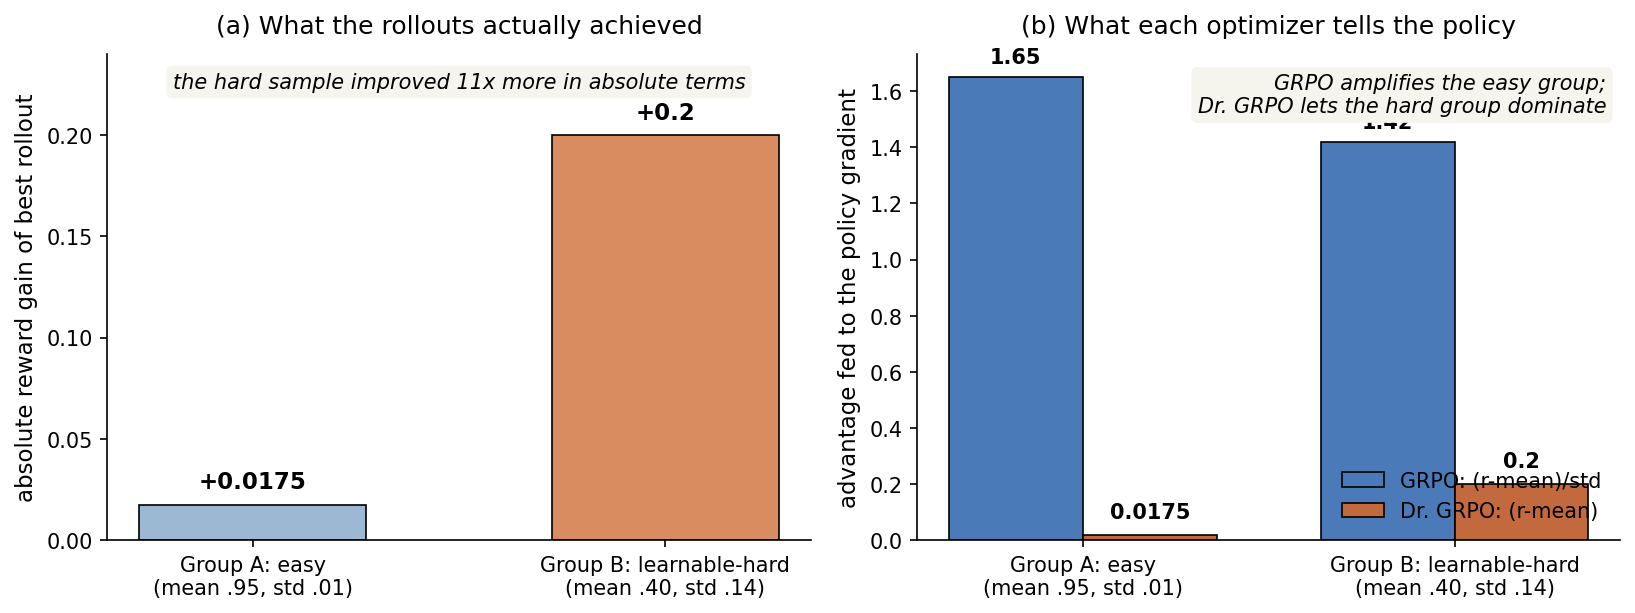

Python code for this plot:
"""Self-drawn: why the std in GRPO's advantage silently kills learning.

Two rollout groups from a weak SFT policy. Same "best rollout" logic,
different advantage under GRPO vs Dr. GRPO.

Group A (easy, e.g. straight road):   rewards ~ N(0.9525, 0.0106^2), best r = 0.97
Group B (learnable-hard, e.g. turn):  rewards ~ N(0.40, 0.141^2),   best r = 0.60

GRPO advantage  = (r - mean) / std
DrGRPO advantage = (r - mean)
"""
import matplotlib
matplotlib.use("Agg")
import matplotlib.pyplot as plt
import numpy as np

# ---- numbers (computed in docstring) ----
labels = ["Group A: easy\n(mean .95, std .01)", "Group B: learnable-hard\n(mean .40, std .14)"]
abs_gain = [0.0175, 0.20]
grpo_adv = [1.65, 1.42]
dr_adv = [0.0175, 0.20]

x = np.arange(len(labels))
w = 0.36

fig, axes = plt.subplots(1, 2, figsize=(11, 4.2))
fig.patch.set_facecolor("white")

# left: absolute gain of the best rollout (what actually happened in the world)
ax = axes[0]
b = ax.bar(x, abs_gain, width=0.55, color=["#9db8d2", "#d98c5f"], edgecolor="black", linewidth=0.8)
ax.set_xticks(x); ax.set_xticklabels(labels, fontsize=10)
ax.set_ylabel("absolute reward gain of best rollout", fontsize=11)
ax.set_title("(a) What the rollouts actually achieved", fontsize=12, pad=10)
ax.set_ylim(0, 0.24)
for i, v in enumerate(abs_gain):
    ax.text(i, v + 0.008, f"+{v}", ha="center", fontsize=11, fontweight="bold")
ax.text(0.5, 0.93, "the hard sample improved 11x more in absolute terms",
        transform=ax.transAxes, ha="center", fontsize=10, style="italic",
        bbox=dict(boxstyle="round,pad=0.3", fc="#f5f4ed", ec="none"))

# right: advantage each method assigns to that same best rollout
ax = axes[1]
ax.bar(x - w/2, grpo_adv, width=w, color="#4a7bb8", edgecolor="black", linewidth=0.8, label="GRPO: (r-mean)/std")
ax.bar(x + w/2, dr_adv, width=w, color="#c26a3d", edgecolor="black", linewidth=0.8, label="Dr. GRPO: (r-mean)")
ax.set_xticks(x); ax.set_xticklabels(labels, fontsize=10)
ax.set_ylabel("advantage fed to the policy gradient", fontsize=11)
ax.set_title("(b) What each optimizer tells the policy", fontsize=12, pad=10)
ax.legend(frameon=False, fontsize=10, loc="lower right")
for i, (g, d) in enumerate(zip(grpo_adv, dr_adv)):
    ax.text(i - w/2, g + 0.05, f"{g}", ha="center", fontsize=10, fontweight="bold")
    ax.text(i + w/2, d + 0.06, f"{d}", ha="center", fontsize=10, fontweight="bold")
ax.text(0.98, 0.96, "GRPO amplifies the easy group;\nDr. GRPO lets the hard group dominate",
        transform=ax.transAxes, ha="right", va="top", fontsize=10, style="italic",
        bbox=dict(boxstyle="round,pad=0.3", fc="#f5f4ed", ec="none"))

for a in axes:
    a.spines["top"].set_visible(False); a.spines["right"].set_visible(False)

plt.tight_layout()
plt.savefig("/home/hatch/workspace/your_files/paper-xray-100/papers/030-VLA-nord/fig-difficulty-bias.png",
            dpi=150, bbox_inches="tight")
print("saved fig-difficulty-bias.png")
